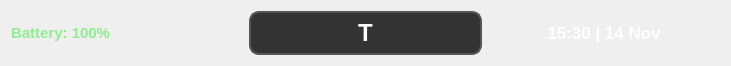
    <widget class="QWidget" name="layoutWidget">
     <property name="geometry">
      <rect>
       <x>10</x>
       <y>0</y>
       <width>731</width>
       <height>46</height>
      </rect>
     </property>
     <layout class="QHBoxLayout" name="horizontalLayout_topBar_2">
      <item>
       <widget class="QLabel" name="batteryLabel">
        <property name="maximumSize">
         <size>
          <width>16777215</width>
          <height>310</height>
         </size>
        </property>
        <property name="styleSheet">
         <string notr="true">font-weight: bold; font-size: 11pt; color: lightgreen;</string>
        </property>
        <property name="text">
         <string>Battery: 100%</string>
        </property>
        <property name="alignment">
         <set>Qt::AlignLeading|Qt::AlignLeft|Qt::AlignVCenter</set>
        </property>
       </widget>
      </item>
      <item>
       <widget class="QPushButton" name="tandemLogoButton">
        <property name="toolTip">
         <string>Return to Home</string>
        </property>
        <property name="styleSheet">
         <string notr="true">
QPushButton {
    font: bold 18pt;
    background-color: #333;
    color: white;
    border-radius: 10px;
    border: 2px solid #555;
    width: 40px;
    height: 40px;
}
    </string>
        </property>
        <property name="text">
         <string>T</string>
        </property>
       </widget>
      </item>
      <item>
       <widget class="QLabel" name="timeDateLabel">
        <property name="maximumSize">
         <size>
          <width>268</width>
          <height>310</height>
         </size>
        </property>
        <property name="styleSheet">
         <string notr="true">font-weight: bold; font-size: 13pt; color: white;</string>
        </property>
        <property name="text">
         <string>15:30 | 14 Nov</string>
        </property>
        <property name="alignment">
         <set>Qt::AlignCenter</set>
        </property>
       </widget>
      </item>
     </layout>
    </widget>
